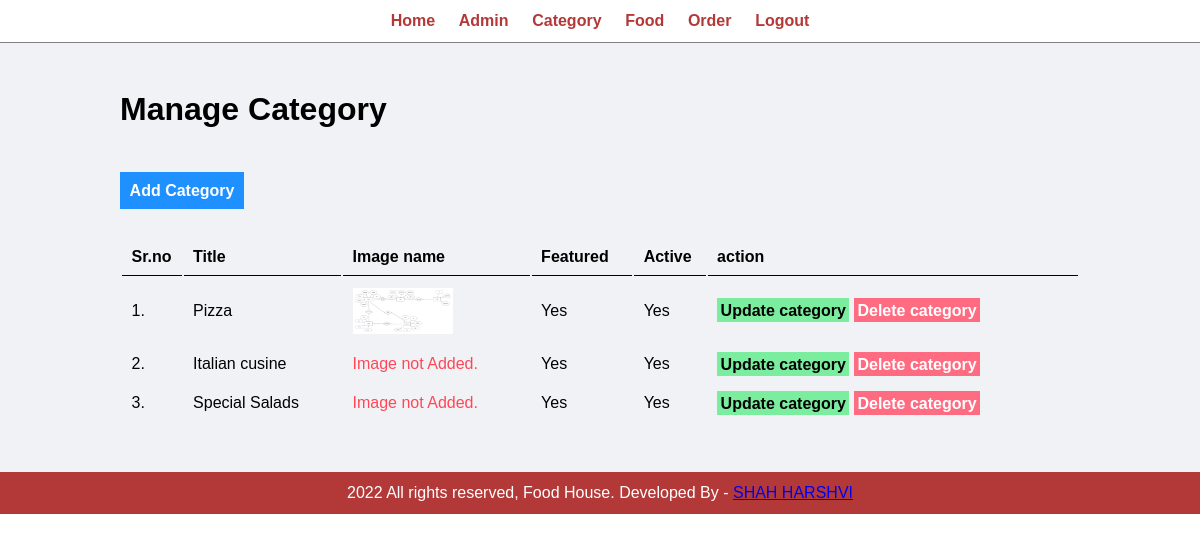
/manage-category.php (signed in), run on the app's committed database.
### tables this page shows
CREATE TABLE `tbl_category` (
  `id` int(10) UNSIGNED NOT NULL,
  `title` varchar(100) NOT NULL,
  `image_name` varchar(255) NOT NULL,
  `featured` varchar(10) NOT NULL,
  `active` varchar(10) NOT NULL
);

### manage-category.php (the view, shortened to what this page needs)
<?php include('partials/menu.php'); ?>
        <div class="main-content">
            <div class="wrapper">
                <h1>Manage Category</h1>
				<br>
		<br><br>
				<a href="add-category.php" class="btn-primary">Add Category</a>
				<br /><br /><br />
                <table class="tbl-full">
				<tr>
				<th> Sr.no </th>
				<th> Title</th>
				<th> Image name </th>
				<th> Featured </th>
				<th> Active </th>
				<th> action </th>
				</tr>
				 <?php
                        $sql = "SELECT * FROM tbl_category";
                        $res = mysqli_query($conn, $sql);
                            $count = mysqli_num_rows($res);
                            $sn=1;
                            if($count>0)
                            {
                                while($rows=mysqli_fetch_assoc($res))
                                {
                                    $id=$rows['id'];
                                    $title=$rows['title'];
                                    $image_name=$rows['image_name'];
									$featured=$rows['featured'];
									$active=$rows['active'];
				?>
						<tr>
						 <td><?php echo $sn++; ?>. </td>
						 <td><?php echo $title; ?></td>
						<td>
						<?php
							if($image_name!="")
							{
								?>
								<img src="../images/category/<?php echo $image_name; ?>" width="100px" >
								<?php
							}
							else
							{
								echo "<div class='error'>Image not Added.</div>";
							}
						?>
				</td>
				 <td><?php echo $featured; ?></td>
				 <td><?php echo $active; ?></td>
				<td><a href="update-category.php?id=<?php echo $id;?>" class="btn-secondary">Update category</a>
					<a href="delete-category.php?id=<?php echo $id;?>" class="btn-danger">Delete category</a>
				</td>
				</tr>
				<?php
							}
							}
				 else
                        {
                            ?>
                            <tr>
                                <td colspan="6"><div class="error">No Category Added.</div></td>
                            </tr>
                            <?php
                        }
                    ?>
	</table>
				 </div>
        </div>
<?php include('partials/footer.php') ?>

### partials/menu.php (shortened to what this page needs)
<html>
    <head>
        <link rel="stylesheet" href="admin.css">
    </head>
    <body>
        <div class="menu text-center">
            <div class="wrapper">
                <ul>
                    <li><a href="index.php">Home</a></li>
                    <li><a href="manage-admin.php">Admin</a></li>
                    <li><a href="manage-category.php">Category</a></li>
                    <li><a href="manage-food.php">Food</a></li>
                    <li><a href="manage-order.php">Order</a></li>
                    <li><a href="logout.php">Logout</a></li>
                </ul>
            </div>
        </div>

### partials/footer.php
<div class="footer">
            <div class="wrapper">
                <p class="text-center">2022 All rights reserved, Food House. Developed By - <a href="#"> SHAH HARSHVI </a></p>
            </div>
        </div>
    </body>
</html>

### admin.css (style rules this page uses)
* { margin: 0; padding: 0; font-family: Arial, Helvetica, sans-serif; }
.wrapper { padding: 1%; width: 80%; margin: 0 auto; }
.text-center { text-align: center; }
.tbl-full { width: 100%; }
table tr th { border-bottom: 1px solid black; padding: 1%; text-align: left; }
table tr td { padding: 1%; }
.btn-primary { background-color: #1e90ff; padding: 1%; color: white; text-decoration: none; font-weight: bold; }
.btn-secondary { background-color: #7bed9f; padding: 1%; color: black; text-decoration: none; font-weight: bold; }
.btn-danger { background-color: #ff6b81; padding: 1%; color: white; text-decoration: none; font-weight: bold; }
.error { color: #ff4757; }
.menu { border-bottom: 1px solid grey; }
.menu ul { list-style-type: none; }
.menu ul li { display: inline; padding: 1%; }
.menu ul li a { text-decoration: none; font-weight: bold; color: #b33939; }
.main-content { background-color: #f1f2f6; padding: 3% 0; }
.footer { background-color: #b33939; color: white; }

### data on the page
tbl_category: title "Pizza", image_name (picture), featured "Yes", active "Yes"
tbl_category: title "Italian cusine", image_name "Image not Added.", featured "Yes", active "Yes"
tbl_category: title "Special Salads", image_name "Image not Added.", featured "Yes", active "Yes"
